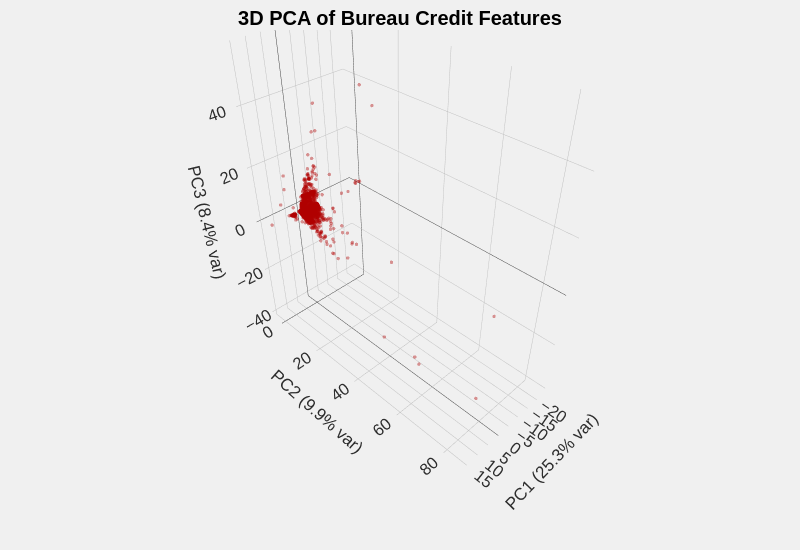

Notebook source saved alongside this figure:
### Markdown cell above
## PCA

### Code cell
unsupervised_helper.plotly_3d_pca(bureau_df)

### Figure 1 — Plotly figure (JSON) as saved in the notebook; plotly's stock layout.template omitted (floating-point values rounded to 4 significant figures; data arrays with more than 128 entries replaced by an {"elided": "..."} marker saying what was removed)
{"data": [{"hovertemplate": "PC1 (25.3% var)=%{x}<br>PC2 (9.9% var)=%{y}<br>PC3 (8.4% var)=%{z}<extra></extra>", "legendgroup": "", "marker": {"color": "#b00000", "opacity": 0.4, "size": 2, "symbol": "circle"}, "mode": "markers", "name": "", "scene": "scene", "showlegend": false, "type": "scatter3d", "x": {"elided": "39666 float values"}, "y": {"elided": "39666 float values"}, "z": {"elided": "39666 float values"}}], "layout": {"height": 550, "legend": {"itemsizing": "constant", "tracegroupgap": 0}, "margin": {"b": 0, "l": 0, "r": 0, "t": 30}, "scene": {"camera": {"center": {"x": 0, "y": 0, "z": -0.3}, "eye": {"x": 1.5, "y": 1.5, "z": 1.5}}, "domain": {"x": [0, 1], "y": [0, 1]}, "xaxis": {"title": {"text": "PC1 (25.3% var)"}}, "yaxis": {"title": {"text": "PC2 (9.9% var)"}}, "zaxis": {"title": {"text": "PC3 (8.4% var)"}}}, "title": {"text": "3D PCA of Bureau Credit Features"}, "width": 800}}
